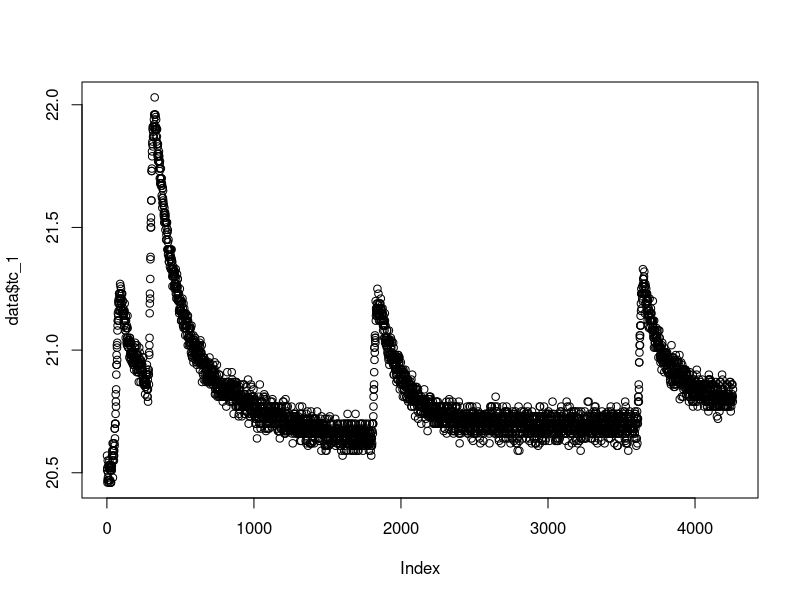
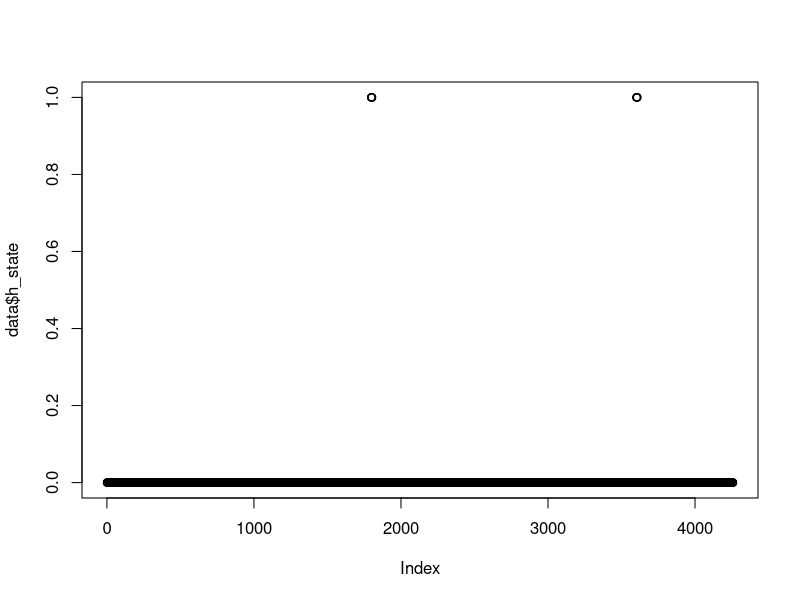
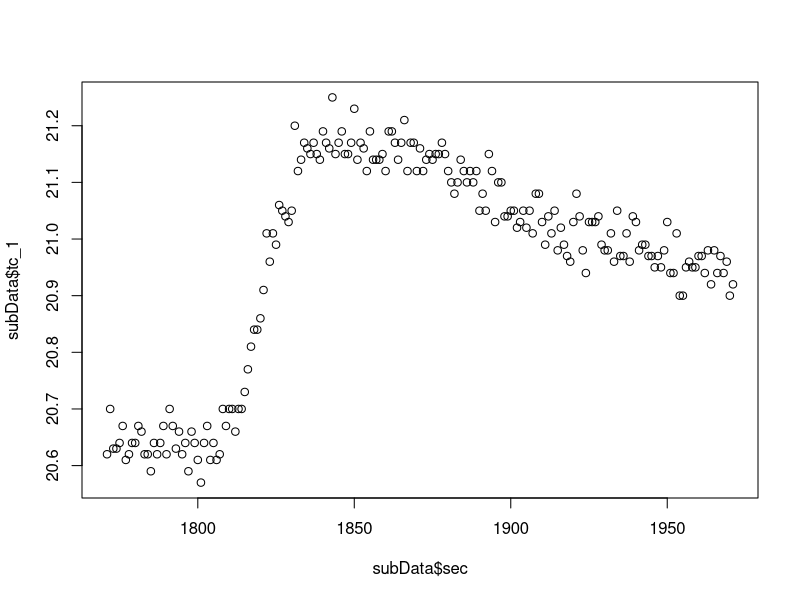
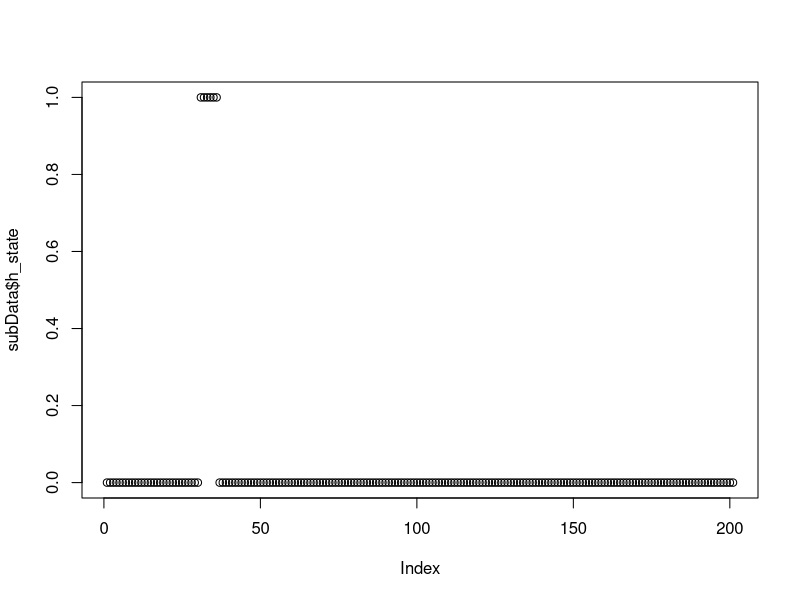
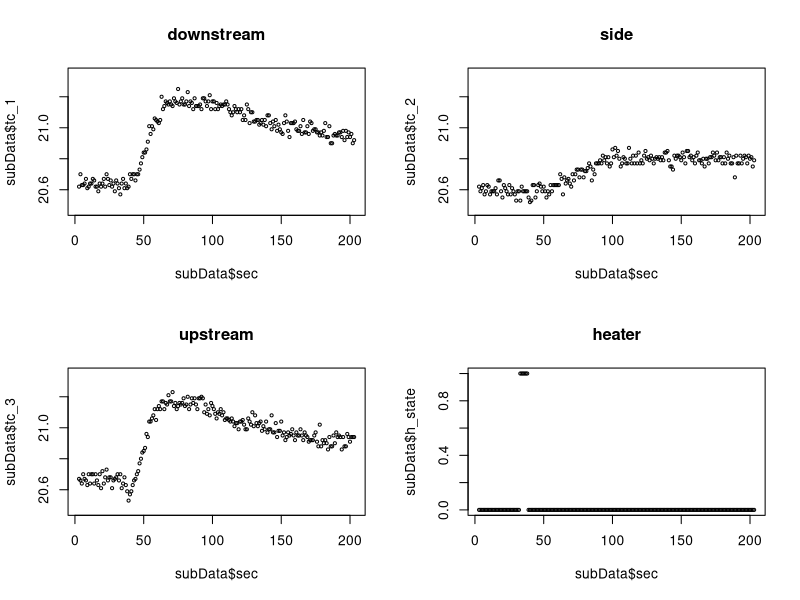

Here is the R script that generated these plots, in order:
setwd("~/Documents/Projects/UAF/sap-flux/code/fourNeedle_test_display/")
data = data.frame(read.csv("data_2016923-1257.txt")) #200mA current input
data = data.frame(read.csv("data_2016923-138.txt")) #300mA current input
data = data.frame(read.csv("data_2016928-1516.txt")) #300mA current input
names(data) <- c("sec", "tc_1", "tc_2", "tc_3", "h_state") 
par(mfrow= c(1, 1))
plot(data$tc_1)
plot(data$h_state)
start = 1798 -30
end = start+200
subData = data[start:end,]
plot(subData$tc_1~subData$sec)
plot(subData$h_state)
subData$sec = subData$sec - start
min = min(subData$tc_1) - 0.1
max = max(subData$tc_1) + 0.1
par(mfrow=c(2,2))
plot(subData$tc_1~subData$sec, type='p', pch=1, cex=.5, ylim=c(min, max), main="downstream")
plot(subData$tc_2~subData$sec, type='p', pch=1, cex=.5, ylim=c(min, max), main="side")
plot(subData$tc_3~subData$sec, type='p', pch=1, cex=.5, ylim=c(min, max), main="upstream")
plot(subData$h_state~subData$sec, type='p', pch=1, cex=.5, ylim=c(0, 1), main="heater")
# plot(subData$h_state~subData$sec, type='p', pch=1, cex=.5, ylim=c(0, 1.2), main="heater")
